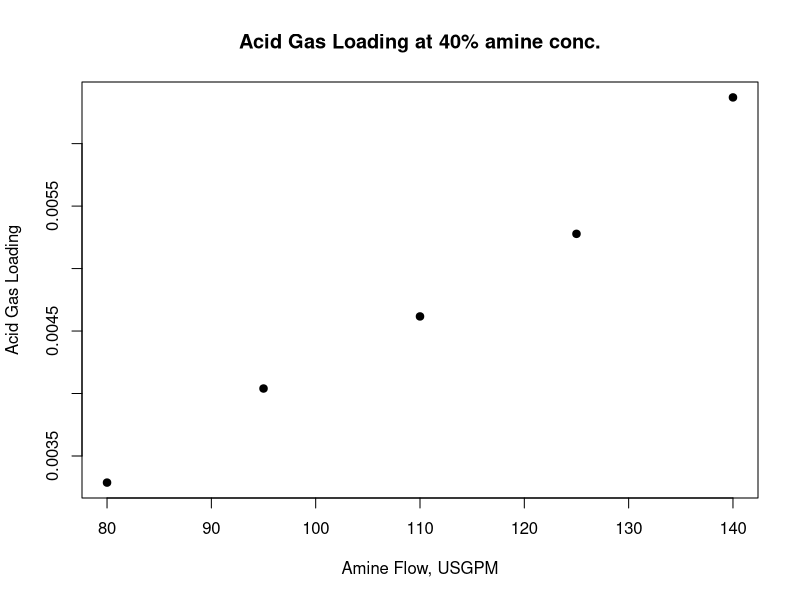

Source code (R):
## ---- chunk 1
setwd("C:/Book/Chapter2/Examples")
data<-read.csv(file="Ex2.2_A.csv",head=TRUE,sep=",")
data= data[c(3:7),c(1:4)]
data
AmineFlow = data$AmineFlow
AcidGasLoading=data$AcidGas.Loading
plot(AmineFlow,AcidGasLoading, main="Acid Gas Loading at 40% amine conc.", xlab = "Amine Flow, USGPM", ylab="Acid Gas Loading", pch=19)
